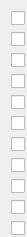
  <widget class="QFrame" name="gridFrame_5">
   <property name="geometry">
    <rect>
     <x>1260</x>
     <y>250</y>
     <width>16</width>
     <height>181</height>
    </rect>
   </property>
   <layout class="QGridLayout" name="gridLayout12">
    <property name="sizeConstraint">
     <enum>QLayout::SizeConstraint::SetDefaultConstraint</enum>
    </property>
    <property name="rightMargin">
     <number>2</number>
    </property>
    <property name="bottomMargin">
     <number>1</number>
    </property>
    <property name="horizontalSpacing">
     <number>6</number>
    </property>
    <item row="6" column="1">
     <widget class="QCheckBox" name="checkBox116_3">
      <property name="text">
       <string/>
      </property>
     </widget>
    </item>
    <item row="0" column="1">
     <widget class="QCheckBox" name="checkBox111_3">
      <property name="text">
       <string/>
      </property>
     </widget>
    </item>
    <item row="4" column="1">
     <widget class="QCheckBox" name="checkBox113_3">
      <property name="text">
       <string/>
      </property>
     </widget>
    </item>
    <item row="5" column="1">
     <widget class="QCheckBox" name="checkBox114_3">
      <property name="text">
       <string/>
      </property>
     </widget>
    </item>
    <item row="2" column="1">
     <widget class="QCheckBox" name="checkBox112_3">
      <property name="text">
       <string/>
      </property>
     </widget>
    </item>
    <item row="10" column="1">
     <widget class="QCheckBox" name="checkBox119_4">
      <property name="text">
       <string/>
      </property>
     </widget>
    </item>
    <item row="8" column="1">
     <widget class="QCheckBox" name="checkBox118_3">
      <property name="text">
       <string/>
      </property>
     </widget>
    </item>
    <item row="9" column="1">
     <widget class="QCheckBox" name="checkBox119_3">
      <property name="text">
       <string/>
      </property>
     </widget>
    </item>
    <item row="7" column="1">
     <widget class="QCheckBox" name="checkBox117_3">
      <property name="text">
       <string/>
      </property>
     </widget>
    </item>
    <item row="3" column="1">
     <widget class="QCheckBox" name="checkBox1112_3">
      <property name="text">
       <string/>
      </property>
     </widget>
    </item>
    <item row="1" column="1">
     <widget class="QCheckBox" name="checkBox110_3">
      <property name="text">
       <string/>
      </property>
     </widget>
    </item>
   </layout>
  </widget>
